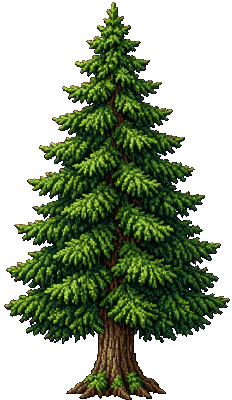
#> input picture assets/art/hub/trees/ring_tree_conifer_01.png, 232 x 400 px, given in place of ring_tree_large_01.png, which was not available
$ python make_refs.py
#> lines starting #> are read from the running program, lines starting #| are printed output that depends on the picture; pictures that were not available may be replaced by others from this repository, and a replacement may not be noted
#!/usr/bin/env python3
"""Imagine refs (flat #FF00FF, nearest) + contact sheet of the existing hub v3 ring trees/bushes."""
from pathlib import Path
from PIL import Image, ImageDraw
REPO = Path('/workspace/wp_tree/assets/art'); O = Path('/workspace/forest_variants')
MAG = (255, 0, 255, 255)
TREES = [f'hub/trees/ring_tree_{n}.png' for n in ('large_01', 'large_02', 'large_03', 'medium_01', 'medium_02', 'slim_01')]
BUSHES = [f'hub/bushes/ring_bush_{n}.png' for n in ('big_01', 'big_02', 'big_03', 'small_01', 'small_02', 'small_03')]
def load(p): return Image.open(REPO / p).convert('RGBA')
#> called with p = 'hub/trees/ring_tree_large_01.png'
#> returned value is the input picture: PIL image 232x400 RGBA; mean R, G, B, A 23.1, 34.4, 11.8, 121.8
def crop(im): return im.crop(im.getbbox())
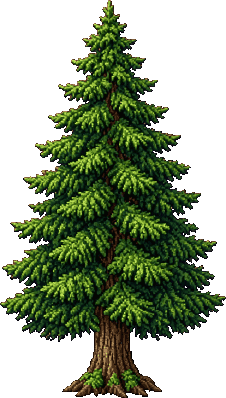
#> returned value: PIL image 226x398 RGBA; mean R, G, B, A 23.8, 35.5, 12.2, 125.7; transparent parts drawn white
def grid(paths, rows, z, gap, bg, pad=None):
    ims = [crop(load(p)) for p in paths]; ims = [im.resize((im.width * z, im.height * z), Image.NEAREST) for im in ims]
#> call 2 of load, with p = 'hub/trees/ring_tree_large_02.png'
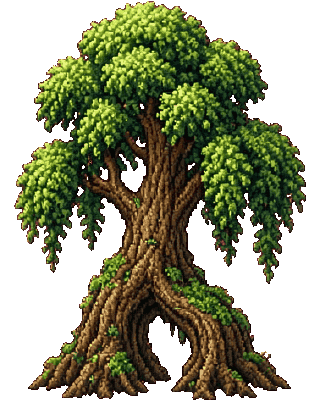
#> input picture assets/art/hub/trees/ring_tree_large_03.png, 320 x 400 px, given in place of ring_tree_large_02.png, which was not available
#> in load, returned value is the input picture: PIL image 320x400 RGBA; mean R, G, B, A 43.2, 46, 19.6, 145
#> in crop (call 2), `def crop(im): return im.crop(im.getbbox())`:
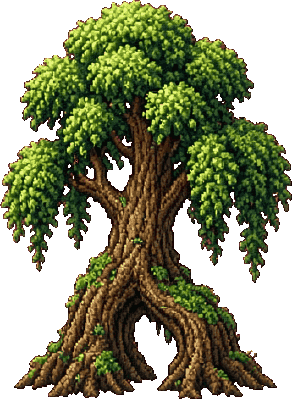
#> returned value: PIL image 292x399 RGBA; mean R, G, B, A 47.5, 50.5, 21.5, 159.3; transparent parts drawn white
    rws = [ims[i:i + len(ims) // rows] for i in range(0, len(ims), len(ims) // rows)]
    W = max(sum(i.width for i in r) + gap * (len(r) + 1) for r in rws); H = sum(max(i.height for i in r) for r in rws) + gap * (len(rws) + 1)
    out = Image.new('RGBA', (W, H), bg); y = gap
    for r in rws:
        rh = max(i.height for i in r); x = (W - (sum(i.width for i in r) + gap * (len(r) - 1))) // 2
        for im in r:
            out.alpha_composite(im, (x, y + rh - im.height)); x += im.width + gap   # bottom-aligned on a shared base line
        y += rh + gap
    return out
#> (the run stopped early here; a loop or call above may not have finished)
